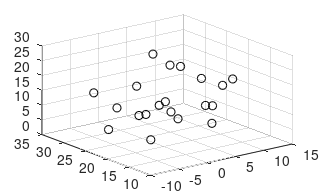

This chart was generated by the following MATLAB code: (Note: this script raises an error after producing the figure.)
% script created by Richard Balson 15/07/2012
% This script is used to create pulse trains similar to those used in
% neuromodulation. These pulse trains will be used for images

% description
% ~~~~~~~~~~~
% Classification problem indicator

% last edit
% ~~~~~~~~~


% next edit
% ~~~~~~~~~

% Beginning of script
% ~~~~~~~~~~~~~~~~~~~~~

% Clear workspace
% ~~~~~~~~~~~
clear
close all
clc


% Parameters setup 
% ~~~~~~~~~~~~~~~~~~~~

points= 20; % Specifiy number of points for each type of brain state
Background = [3 22 15]; % Matrix for normal backgroud activity with [EXC SINH FINH]
Interictal = [4 25 18]; % Matrix for interictal activity with [EXC SINH FINH]
Onset = [4 8 20]; % Matrix for onset activity with [EXC SINH FINH]
Ictal = [5 12 8]; % Matrix for ictal activity with [EXC SINH FINH]

for j = 1:points
    PBGND(j,:) = Background + randn(1,3)*5;
    PIIC(j,:) = Interictal + randn(1,3)*5;
    PONS(j,:) = Onset + randn(1,3)*5;
    PICT(j,:) = Ictal + randn(1,3)*5;
end



% Classification problem
% ~~~~~~~~~~~~



% defines bits for plotting
% ~~~~~~~~~~~~~~~~~~~~~~~~~
label_fontsize = 10;            % point
tick_fontsize = 8;              % point
fig_left_pos = 5;               % cms
fig_bottom_pos = 5;             % cms
fig_width = 8.2;                % cms
fig_height = 5;                 % cms
fig_dirname = 'C:\Users\Richard\Desktop\PhD\Projects\';              % default directory for figure files
fig_name = 'Pulsetrain.fig';
fig_dirandname = [fig_dirname fig_name];

% Plot 
% ~~~~~~~~~~~~~~~~~~~~~

figure('name','Categorising problem',...
    'units','centimeters',...
    'position',[fig_left_pos fig_bottom_pos fig_width fig_height],...
    'papersize',[fig_width fig_height],...
    'filename',fig_dirandname,...
    'PaperPositionMode','auto')
scatter3(PBGND(:,1),PBGND(:,2),PBGND(:,3),'k')
hold on;
scatter3(PIIC(:,1),PIIC(:,2),PIIC(:,3),'x','b')
hold on;
scatter3(PONS(:,1),PONS(:,2),PONS(:,3),'+','r')
hold on;
scatter3(PICT(:,1),PICT(:,2),PICT(:,3),'*','g')
axis([0 30 0 30 0 30]);
set(gca,'fontsize',tick_fontsize);
grid on
xlabel('Excitability (mV)','fontsize',label_fontsize);
ylabel('Slow Inhibition (mV)','fontsize',label_fontsize);
zlabel('Fast Inhibition (mV)','fontsize',label_fontsize);
title('Categorising problem','fontsize',label_fontsize+2);
legend('Background','InterIctal','Onset','Ictal','Location','NorthEast');
box off;

print(gcf, '-dpdf', '-r600', 'test.pdf')
